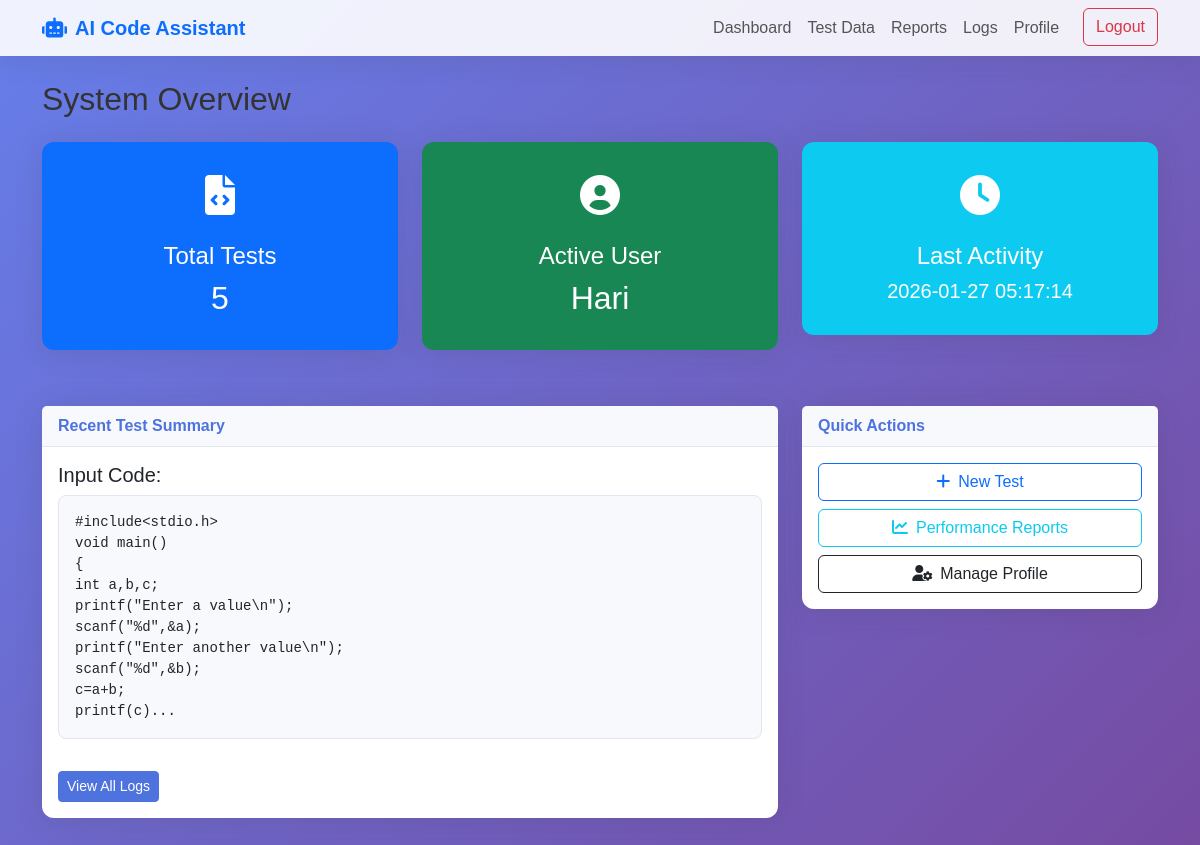
/dashboard (signed in), run on the app's committed database.
### tables this page shows
CREATE TABLE test_logs (
            id INTEGER PRIMARY KEY AUTOINCREMENT,
            user_id INTEGER NOT NULL,
            input_code TEXT NOT NULL,
            explanation TEXT,
            fix TEXT,
            optimization TEXT,
            metrics TEXT,
            timestamp DATETIME DEFAULT CURRENT_TIMESTAMP,
            FOREIGN KEY (user_id) REFERENCES users (id)
        );

### app.py (the view)
@app.route('/dashboard')
def dashboard():
    if 'user_id' not in session:
        return redirect(url_for('login'))
    conn = get_db_connection()
    logs_count = conn.execute('SELECT COUNT(*) FROM test_logs WHERE user_id = ?', (session['user_id'],)).fetchone()[0]
    last_log = conn.execute('SELECT * FROM test_logs WHERE user_id = ? ORDER BY timestamp DESC LIMIT 1', (session['user_id'],)).fetchone()
    conn.close()
    return render_template('dashboard.html', logs_count=logs_count, last_log=last_log)

### app.py (called while the page is built)
def get_db_connection():
    conn = sqlite3.connect(DB_PATH)
    conn.row_factory = sqlite3.Row
    return conn

### templates/dashboard.html
{% extends "base.html" %}
{% block content %}
<div class="row">
    <div class="col-12">
        <h2 class="mb-4">System Overview</h2>
    </div>
</div>
<div class="row">
    <div class="col-md-4">
        <div class="card bg-primary text-white dashboard-stat">
            <div class="icon text-white"><i class="fas fa-file-code"></i></div>
            <h4>Total Tests</h4>
            <div class="h2">{{ logs_count }}</div>
        </div>
    </div>
    <div class="col-md-4">
        <div class="card bg-success text-white dashboard-stat">
            <div class="icon text-white"><i class="fas fa-user-circle"></i></div>
            <h4>Active User</h4>
            <div class="h2">{{ session['username'] }}</div>
        </div>
    </div>
    <div class="col-md-4">
        <div class="card bg-info text-white dashboard-stat">
            <div class="icon text-white"><i class="fas fa-clock"></i></div>
            <h4>Last Activity</h4>
            <div class="h5">{% if last_log %}{{ last_log['timestamp'] }}{% else %}No activity yet{% endif %}</div>
        </div>
    </div>
</div>
<div class="row mt-4">
    <div class="col-md-8">
        <div class="card">
            <div class="card-header">Recent Test Summary</div>
            <div class="card-body">
                {% if last_log %}
                    <h5>Input Code:</h5>
                    <pre><code>{{ last_log['input_code'][:200] }}...</code></pre>
                    <a href="{{ url_for('logs') }}" class="btn btn-primary btn-sm mt-3">View All Logs</a>
                {% else %}
                    <p class="text-muted">You haven't performed any tests yet.</p>
                    <a href="{{ url_for('test_data') }}" class="btn btn-primary">Start First Test</a>
                {% endif %}
            </div>
        </div>
    </div>
    <div class="col-md-4">
        <div class="card">
            <div class="card-header">Quick Actions</div>
            <div class="card-body">
                <div class="d-grid gap-2">
                    <a href="{{ url_for('test_data') }}" class="btn btn-outline-primary"><i class="fas fa-plus me-2"></i>New Test</a>
                    <a href="{{ url_for('reports') }}" class="btn btn-outline-info"><i class="fas fa-chart-line me-2"></i>Performance Reports</a>
                    <a href="{{ url_for('profile') }}" class="btn btn-outline-dark"><i class="fas fa-user-cog me-2"></i>Manage Profile</a>
                </div>
            </div>
        </div>
    </div>
</div>
{% endblock %}

### static/css/style.css (style rules this page uses)
:root { --primary-color: #4e73df; --secondary-color: #858796; --success-color: #1cc88a; --info-color: #36b9cc; --warning-color: #f6c23e; --danger-color: #e74a3b; --light-color: #f8f9fc; --dark-color: #5a5c69; }
body { font-family: 'Nunito', sans-serif; background: linear-gradient(135deg, #667eea 0%, #764ba2 100%); min-height: 100vh; margin: 0; color: #333; }
.card { border: none; border-radius: 0.75rem; box-shadow: 0 0.15rem 1.75rem 0 rgba(58, 59, 69, 0.15); margin-bottom: 2rem; }
.card-header { background-color: #f8f9fc; border-bottom: 1px solid #e3e6f0; font-weight: bold; color: var(--primary-color); }
.btn-primary { background-color: var(--primary-color); border-color: var(--primary-color); }
.dashboard-stat { padding: 1.5rem; text-align: center; }
.dashboard-stat .icon { font-size: 2.5rem; color: var(--primary-color); margin-bottom: 1rem; }
pre { background-color: #f8f9fc; padding: 1rem; border-radius: 0.5rem; border: 1px solid #e3e6f0; overflow-x: auto; }

### data on the page
test_logs: timestamp "2026-01-27 05:17:14", input_code "#include<stdio.h> void main() { int a,b,c; printf(\"Enter a value\\n\"); scanf(\"%d\",&a); printf(\"Enter another value\\n\"); scanf(\"%d\",&b); c=a+b; printf(c)"

### other printed values
{{ logs_count }} "5"
{{ session['username'] }} "Hari"
